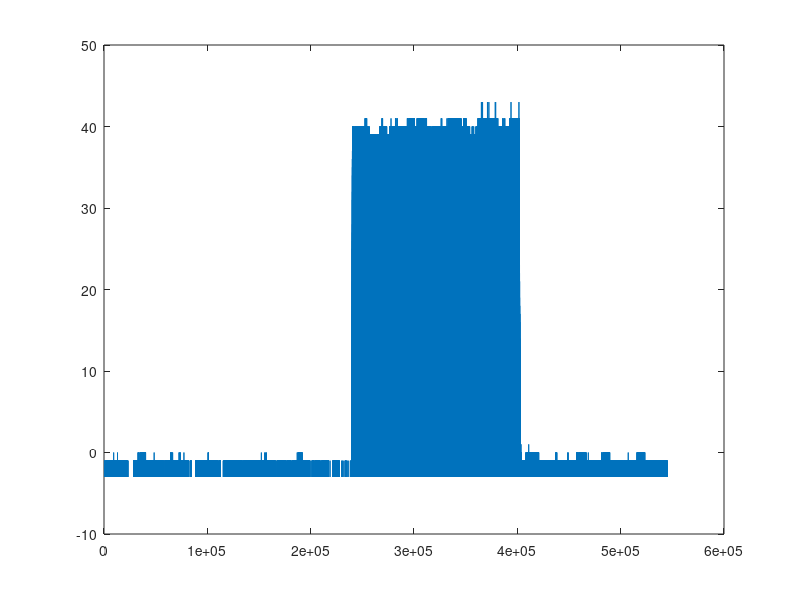
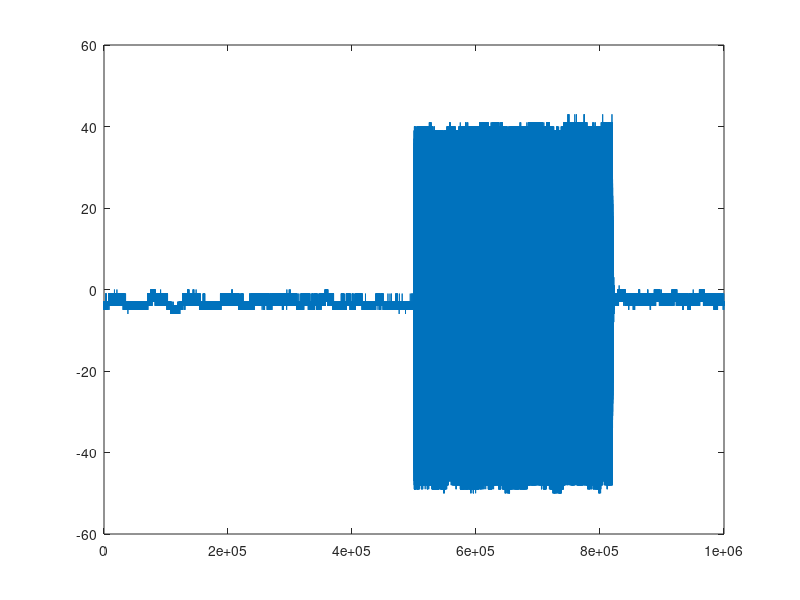

Write MATLAB code to recreate these figures, in order.
%{
    first implementation of transient detection
%}

% getting the upper envelope
clc; clear; close all;
load('data');

upperEnv = [];
counter = 1;
hEnvMean = mean(hEnv);
for k = 1:length(hEnv)
    if hEnv(k) >= hEnvMean
       upperEnv(counter) = hEnv(k);
       counter = counter + 1;
    end
end

figure(1);
plot(upperEnv);

figure(2);
plot(hEnv);